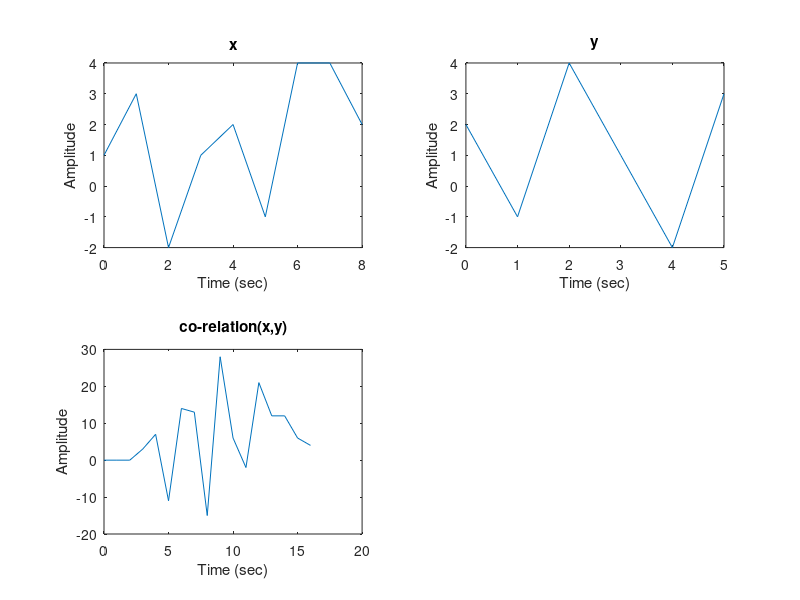

This chart was generated by the following MATLAB code:
x = [1 3 -2 1 2 -1 4 4 2];
y = [2 -1 4 1 -2 3];
w = xcorr(x,y);

subplot(2,2,1);
plot((0:length(x)-1),x);
xlabel('Time (sec)');
ylabel('Amplitude') ;
title('x');

subplot(2,2,2);
plot((0:length(y)-1),y);
xlabel('Time (sec)');
ylabel('Amplitude') ;
title('y');

subplot(2,2,3);
plot((0:length(w)-1),w);
xlabel('Time (sec)');
ylabel('Amplitude') ;
title('co-relation(x,y)');